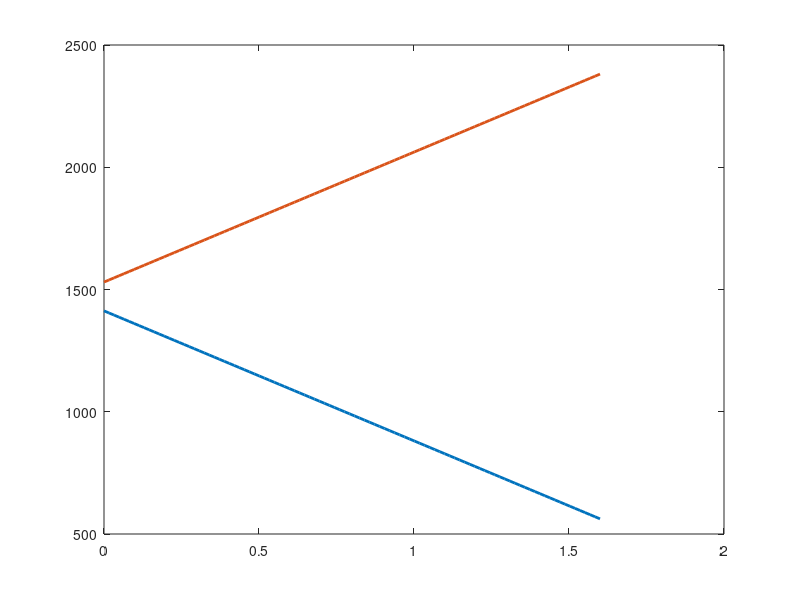

MATLAB code to generate this figure: (Note: this script raises an error after producing the figure.)
%% 加速負載
clc; clear;
g = 9.81;

%% data
l = 1.55; % 軸距
l_f = 0.806; % 重心>>前軸
m = 300; % 質量
mu_w = 1.6; % 輪胎摩擦係數
h_cog = 0.28; % 重心高度


%% 計算
l_r = l - l_f;   

% =========================
% 靜態附載
% =========================
N_r_static = m * g * l_f / l;
N_f_static = m * g - N_r_static;

fprintf("Rear static load  : %.2f N\n", N_r_static);
fprintf("Front static load : %.2f N\n", N_f_static);

% =========================
% 加速度範圍
% =========================
a_range = linspace(0, mu_w*g, 100);

N_r = zeros(size(a_range));
N_f = zeros(size(a_range));

% =========================
% 計算不同加速度下附載
% =========================
for i = 1:length(a_range)

    a = a_range(i);

    F_x_total = m * a;

    N_r(i) = (F_x_total * h_cog + m * g * l_f) / l;
    N_f(i) = m * g - N_r(i);

end

% 最大附載
% Calculate maximum normal loads
maxN_r = max(N_r);
maxN_f = max(N_f);

fprintf("Maximum Rear Load  : %.2f N\n", maxN_r);
fprintf("Maximum Front Load : %.2f N\n", maxN_f);

% 最小附載
minN_r = min(N_r);
minN_f = min(N_f);

fprintf("Minimum Rear Load  : %.2f N\n", minN_r);
fprintf("Minimum Front Load : %.2f N\n", minN_f);

%% =========================
% 畫圖
% =========================
figure
plot(a_range/g, N_f, 'LineWidth',2)
hold on
plot(a_range/g, N_r, 'LineWidth',2)

yline(N_f_static,'--')
yline(N_r_static,'--')

xlabel('Longitudinal Acceleration [g]')
ylabel('Normal Load [N]')
title('Normal Load vs Acceleration')
legend('Front Load','Rear Load','Front Static','Rear Static')

grid on
